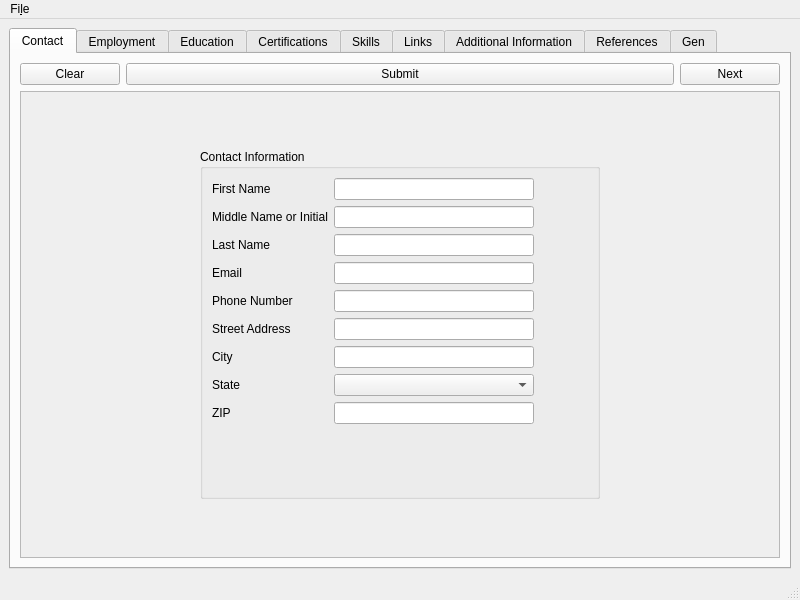
<?xml version="1.0" encoding="UTF-8"?>
<ui version="4.0">
 <class>MainWindow</class>
 <widget class="QMainWindow" name="MainWindow">
  <property name="geometry">
   <rect>
    <x>0</x>
    <y>0</y>
    <width>800</width>
    <height>600</height>
   </rect>
  </property>
  <property name="windowTitle">
   <string>ResumeBuilder</string>
  </property>
  <widget class="QWidget" name="centralwidget">
   <layout class="QGridLayout" name="gridLayout_3">
    <item row="0" column="0">
     <layout class="QGridLayout" name="gridLayout_5">
      <item row="0" column="0">
       <widget class="QTabWidget" name="tabWidget">
        <property name="currentIndex">
         <number>0</number>
        </property>
        <widget class="QWidget" name="contact_tab">
         <attribute name="title">
          <string>Contact</string>
         </attribute>
         <layout class="QGridLayout" name="gridLayout_6">
          <item row="1" column="0">
           <layout class="QGridLayout" name="gridLayout_4">
            <item row="0" column="0">
             <widget class="QScrollArea" name="scrollArea">
              <property name="widgetResizable">
               <bool>true</bool>
              </property>
              <widget class="QWidget" name="scrollAreaWidgetContents_2">
               <property name="geometry">
                <rect>
                 <x>0</x>
                 <y>0</y>
                 <width>752</width>
                 <height>441</height>
                </rect>
               </property>
               <layout class="QGridLayout" name="gridLayout_7">
                <item row="0" column="0">
                 <layout class="QGridLayout" name="gridLayout">
                  <item row="0" column="1">
                   <widget class="QGroupBox" name="groupBox">
                    <property name="enabled">
                     <bool>true</bool>
                    </property>
                    <property name="sizePolicy">
                     <sizepolicy hsizetype="Maximum" vsizetype="Maximum">
                      <horstretch>0</horstretch>
                      <verstretch>0</verstretch>
                     </sizepolicy>
                    </property>
                    <property name="maximumSize">
                     <size>
                      <width>400</width>
                      <height>350</height>
                     </size>
                    </property>
                    <property name="title">
                     <string>Contact Information</string>
                    </property>
                    <layout class="QFormLayout" name="formLayout">
                     <item row="0" column="0" colspan="2">
                      <layout class="QFormLayout" name="formLayout_2">
                       <item row="2" column="0">
                        <widget class="QLabel" name="label">
                         <property name="maximumSize">
                          <size>
                           <width>200</width>
                           <height>35</height>
                          </size>
                         </property>
                         <property name="text">
                          <string>First Name</string>
                         </property>
                        </widget>
                       </item>
                       <item row="2" column="1">
                        <widget class="QLineEdit" name="lineEdit">
                         <property name="maximumSize">
                          <size>
                           <width>200</width>
                           <height>35</height>
                          </size>
                         </property>
                        </widget>
                       </item>
                       <item row="3" column="0">
                        <widget class="QLabel" name="label_2">
                         <property name="maximumSize">
                          <size>
                           <width>200</width>
                           <height>35</height>
                          </size>
                         </property>
                         <property name="text">
                          <string>Middle Name or Initial</string>
                         </property>
                        </widget>
                       </item>
                       <item row="3" column="1">
                        <widget class="QLineEdit" name="lineEdit_4">
                         <property name="maximumSize">
                          <size>
                           <width>200</width>
                           <height>35</height>
                          </size>
                         </property>
                        </widget>
                       </item>
                       <item row="4" column="0">
                        <widget class="QLabel" name="label_3">
                         <property name="maximumSize">
                          <size>
                           <width>200</width>
                           <height>35</height>
                          </size>
                         </property>
                         <property name="text">
                          <string>Last Name</string>
                         </property>
                        </widget>
                       </item>
                       <item row="4" column="1">
                        <widget class="QLineEdit" name="lineEdit_2">
                         <property name="maximumSize">
                          <size>
                           <width>200</width>
                           <height>35</height>
                          </size>
                         </property>
                        </widget>
                       </item>
                       <item row="5" column="0">
                        <widget class="QLabel" name="label_4">
                         <property name="maximumSize">
                          <size>
                           <width>200</width>
                           <height>35</height>
                          </size>
                         </property>
                         <property name="text">
                          <string>Email</string>
                         </property>
                        </widget>
                       </item>
                       <item row="5" column="1">
                        <widget class="QLineEdit" name="lineEdit_5">
                         <property name="maximumSize">
                          <size>
                           <width>200</width>
                           <height>35</height>
                          </size>
                         </property>
                        </widget>
                       </item>
                       <item row="6" column="0">
                        <widget class="QLabel" name="label_5">
                         <property name="maximumSize">
                          <size>
                           <width>200</width>
                           <height>35</height>
                          </size>
                         </property>
                         <property name="text">
                          <string>Phone Number</string>
                         </property>
                        </widget>
                       </item>
                       <item row="6" column="1">
                        <widget class="QLineEdit" name="lineEdit_3">
                         <property name="maximumSize">
                          <size>
                           <width>200</width>
                           <height>35</height>
                          </size>
                         </property>
                        </widget>
                       </item>
                       <item row="7" column="0">
                        <widget class="QLabel" name="label_6">
                         <property name="maximumSize">
                          <size>
                           <width>200</width>
                           <height>35</height>
                          </size>
                         </property>
                         <property name="text">
                          <string>Street Address</string>
                         </property>
                        </widget>
                       </item>
                       <item row="7" column="1">
                        <widget class="QLineEdit" name="lineEdit_6">
                         <property name="maximumSize">
                          <size>
                           <width>200</width>
                           <height>35</height>
                          </size>
                         </property>
                        </widget>
                       </item>
                       <item row="8" column="0">
                        <widget class="QLabel" name="label_8">
                         <property name="text">
                          <string>City</string>
                         </property>
                        </widget>
                       </item>
                       <item row="8" column="1">
                        <widget class="QLineEdit" name="lineEdit_8">
                         <property name="maximumSize">
                          <size>
                           <width>200</width>
                           <height>35</height>
                          </size>
                         </property>
                        </widget>
                       </item>
                       <item row="9" column="0">
                        <widget class="QLabel" name="label_9">
                         <property name="text">
                          <string>State</string>
                         </property>
                        </widget>
                       </item>
                       <item row="9" column="1">
                        <widget class="QComboBox" name="comboBox">
                         <property name="maximumSize">
                          <size>
                           <width>200</width>
                           <height>35</height>
                          </size>
                         </property>
                        </widget>
                       </item>
                       <item row="10" column="0">
                        <widget class="QLabel" name="label_7">
                         <property name="maximumSize">
                          <size>
                           <width>200</width>
                           <height>35</height>
                          </size>
                         </property>
                         <property name="text">
                          <string>ZIP</string>
                         </property>
                        </widget>
                       </item>
                       <item row="10" column="1">
                        <widget class="QLineEdit" name="lineEdit_7">
                         <property name="maximumSize">
                          <size>
                           <width>200</width>
                           <height>35</height>
                          </size>
                         </property>
                        </widget>
                       </item>
                      </layout>
                     </item>
                    </layout>
                   </widget>
                  </item>
                 </layout>
                </item>
               </layout>
              </widget>
             </widget>
            </item>
           </layout>
          </item>
          <item row="0" column="0">
           <layout class="QGridLayout" name="gridLayout_40">
            <item row="0" column="0">
             <widget class="QPushButton" name="pushButton_2">
              <property name="sizePolicy">
               <sizepolicy hsizetype="Maximum" vsizetype="Fixed">
                <horstretch>0</horstretch>
                <verstretch>0</verstretch>
               </sizepolicy>
              </property>
              <property name="maximumSize">
               <size>
                <width>100</width>
                <height>16777215</height>
               </size>
              </property>
              <property name="text">
               <string>Clear</string>
              </property>
             </widget>
            </item>
            <item row="0" column="1">
             <widget class="QPushButton" name="pushButton_7">
              <property name="text">
               <string>Submit</string>
              </property>
             </widget>
            </item>
            <item row="0" column="2">
             <widget class="QPushButton" name="pushButton">
              <property name="sizePolicy">
               <sizepolicy hsizetype="Maximum" vsizetype="Fixed">
                <horstretch>0</horstretch>
                <verstretch>0</verstretch>
               </sizepolicy>
              </property>
              <property name="maximumSize">
               <size>
                <width>100</width>
                <height>16777215</height>
               </size>
              </property>
              <property name="text">
               <string>Next</string>
              </property>
             </widget>
            </item>
           </layout>
          </item>
         </layout>
        </widget>
        <widget class="QWidget" name="employment_tab">
         <property name="minimumSize">
          <size>
           <width>0</width>
           <height>0</height>
          </size>
         </property>
         <attribute name="title">
          <string>Employment</string>
         </attribute>
         <layout class="QGridLayout" name="gridLayout_8">
          <item row="1" column="0">
           <layout class="QGridLayout" name="gridLayout_2">
            <item row="0" column="0">
             <widget class="QScrollArea" name="scrollArea_2">
              <property name="minimumSize">
               <size>
                <width>0</width>
                <height>0</height>
               </size>
              </property>
              <property name="widgetResizable">
               <bool>true</bool>
              </property>
              <widget class="QWidget" name="scrollAreaWidgetContents">
               <property name="geometry">
                <rect>
                 <x>0</x>
                 <y>0</y>
                 <width>752</width>
                 <height>441</height>
                </rect>
               </property>
               <property name="minimumSize">
                <size>
                 <width>0</width>
                 <height>0</height>
                </size>
               </property>
               <layout class="QGridLayout" name="gridLayout_10">
                <item row="0" column="0">
                 <layout class="QGridLayout" name="gridLayout_9"/>
                </item>
               </layout>
              </widget>
             </widget>
            </item>
           </layout>
          </item>
          <item row="0" column="0">
           <layout class="QGridLayout" name="gridLayout_36">
            <item row="0" column="1">
             <widget class="QPushButton" name="pushButton_3">
              <property name="text">
               <string>New</string>
              </property>
             </widget>
            </item>
            <item row="0" column="0">
             <widget class="QPushButton" name="pushButton_5">
              <property name="text">
               <string>Previous</string>
              </property>
             </widget>
            </item>
            <item row="0" column="2">
             <widget class="QPushButton" name="pushButton_6">
              <property name="text">
               <string>Submit</string>
              </property>
             </widget>
            </item>
            <item row="0" column="3">
             <widget class="QPushButton" name="pushButton_4">
              <property name="text">
               <string>Next</string>
              </property>
             </widget>
            </item>
           </layout>
          </item>
         </layout>
        </widget>
        <widget class="QWidget" name="education_tab">
         <attribute name="title">
          <string>Education</string>
         </attribute>
         <layout class="QGridLayout" name="gridLayout_12">
          <item row="1" column="0">
           <layout class="QGridLayout" name="gridLayout_11">
            <item row="0" column="0">
             <widget class="QScrollArea" name="scrollArea_3">
              <property name="widgetResizable">
               <bool>true</bool>
              </property>
              <widget class="QWidget" name="scrollAreaWidgetContents_3">
               <property name="geometry">
                <rect>
                 <x>0</x>
                 <y>0</y>
                 <width>752</width>
                 <height>441</height>
                </rect>
               </property>
               <layout class="QGridLayout" name="gridLayout_14">
                <item row="0" column="0">
                 <layout class="QGridLayout" name="gridLayout_13"/>
                </item>
               </layout>
              </widget>
             </widget>
            </item>
           </layout>
          </item>
          <item row="0" column="0">
           <layout class="QGridLayout" name="gridLayout_35">
            <item row="0" column="0">
             <widget class="QPushButton" name="pushButton_8">
              <property name="text">
               <string>Previous</string>
              </property>
             </widget>
            </item>
            <item row="0" column="2">
             <widget class="QPushButton" name="pushButton_10">
              <property name="text">
               <string>Submit</string>
              </property>
             </widget>
            </item>
            <item row="0" column="1">
             <widget class="QPushButton" name="pushButton_9">
              <property name="text">
               <string>New</string>
              </property>
             </widget>
            </item>
            <item row="0" column="3">
             <widget class="QPushButton" name="pushButton_11">
              <property name="text">
               <string>Next</string>
              </property>
             </widget>
            </item>
           </layout>
          </item>
         </layout>
        </widget>
        <widget class="QWidget" name="cert_tab">
         <attribute name="title">
          <string>Certifications</string>
         </attribute>
         <layout class="QGridLayout" name="gridLayout_16">
          <item row="1" column="0">
           <layout class="QGridLayout" name="gridLayout_15">
            <item row="0" column="0">
             <widget class="QScrollArea" name="scrollArea_4">
              <property name="widgetResizable">
               <bool>true</bool>
              </property>
              <widget class="QWidget" name="scrollAreaWidgetContents_4">
               <property name="geometry">
                <rect>
                 <x>0</x>
                 <y>0</y>
                 <width>752</width>
                 <height>441</height>
                </rect>
               </property>
               <layout class="QGridLayout" name="gridLayout_18">
                <item row="0" column="0">
                 <layout class="QGridLayout" name="gridLayout_17"/>
                </item>
               </layout>
              </widget>
             </widget>
            </item>
           </layout>
          </item>
          <item row="0" column="0">
           <layout class="QGridLayout" name="gridLayout_34">
            <item row="0" column="0">
             <widget class="QPushButton" name="pushButton_12">
              <property name="text">
               <string>Previous</string>
              </property>
             </widget>
            </item>
            <item row="0" column="1">
             <widget class="QPushButton" name="pushButton_13">
              <property name="text">
               <string>New</string>
              </property>
             </widget>
            </item>
            <item row="0" column="2">
             <widget class="QPushButton" name="pushButton_14">
              <property name="text">
               <string>Submit</string>
              </property>
             </widget>
            </item>
            <item row="0" column="3">
             <widget class="QPushButton" name="pushButton_15">
              <property name="text">
               <string>Next</string>
              </property>
             </widget>
            </item>
           </layout>
          </item>
         </layout>
        </widget>
        <widget class="QWidget" name="skills_tab">
         <attribute name="title">
          <string>Skills</string>
         </attribute>
         <layout class="QGridLayout" name="gridLayout_20">
          <item row="1" column="0">
           <layout class="QGridLayout" name="gridLayout_19">
            <item row="0" column="0">
             <widget class="QScrollArea" name="scrollArea_5">
              <property name="widgetResizable">
               <bool>true</bool>
              </property>
              <widget class="QWidget" name="scrollAreaWidgetContents_5">
               <property name="geometry">
                <rect>
                 <x>0</x>
                 <y>0</y>
                 <width>752</width>
                 <height>441</height>
                </rect>
               </property>
               <layout class="QGridLayout" name="gridLayout_22">
                <item row="0" column="0">
                 <layout class="QGridLayout" name="gridLayout_21"/>
                </item>
               </layout>
              </widget>
             </widget>
            </item>
           </layout>
          </item>
          <item row="0" column="0">
           <layout class="QGridLayout" name="gridLayout_37">
            <item row="0" column="1">
             <widget class="QPushButton" name="pushButton_17">
              <property name="text">
               <string>New</string>
              </property>
             </widget>
            </item>
            <item row="0" column="0">
             <widget class="QPushButton" name="pushButton_16">
              <property name="text">
               <string>Previous</string>
              </property>
             </widget>
            </item>
            <item row="0" column="2">
             <widget class="QPushButton" name="pushButton_18">
              <property name="text">
               <string>Submit</string>
              </property>
             </widget>
            </item>
            <item row="0" column="3">
             <widget class="QPushButton" name="pushButton_19">
              <property name="text">
               <string>Next</string>
              </property>
             </widget>
            </item>
           </layout>
          </item>
         </layout>
        </widget>
        <widget class="QWidget" name="links_tab">
         <attribute name="title">
          <string>Links</string>
         </attribute>
         <layout class="QGridLayout" name="gridLayout_32">
          <item row="1" column="0">
           <layout class="QGridLayout" name="gridLayout_31">
            <item row="0" column="0">
             <widget class="QScrollArea" name="scrollArea_8">
              <property name="widgetResizable">
               <bool>true</bool>
              </property>
              <widget class="QWidget" name="scrollAreaWidgetContents_8">
               <property name="geometry">
                <rect>
                 <x>0</x>
                 <y>0</y>
                 <width>752</width>
                 <height>441</height>
                </rect>
               </property>
               <layout class="QGridLayout" name="gridLayout_41">
                <item row="0" column="0">
                 <layout class="QGridLayout" name="gridLayout_33"/>
                </item>
               </layout>
              </widget>
             </widget>
            </item>
           </layout>
          </item>
          <item row="0" column="0">
           <layout class="QGridLayout" name="gridLayout_42">
            <item row="0" column="0">
             <widget class="QPushButton" name="pushButton_29">
              <property name="text">
               <string>Previous</string>
              </property>
             </widget>
            </item>
            <item row="0" column="1">
             <widget class="QPushButton" name="pushButton_30">
              <property name="text">
               <string>New</string>
              </property>
             </widget>
            </item>
            <item row="0" column="2">
             <widget class="QPushButton" name="pushButton_31">
              <property name="text">
               <string>Submit</string>
              </property>
             </widget>
            </item>
            <item row="0" column="3">
             <widget class="QPushButton" name="pushButton_32">
              <property name="text">
               <string>Next</string>
              </property>
             </widget>
            </item>
           </layout>
          </item>
         </layout>
        </widget>
        <widget class="QWidget" name="additional_info_tab">
         <attribute name="title">
          <string>Additional Information</string>
         </attribute>
         <layout class="QGridLayout" name="gridLayout_24">
          <item row="1" column="0">
           <layout class="QGridLayout" name="gridLayout_23">
            <item row="0" column="0">
             <widget class="QScrollArea" name="scrollArea_6">
              <property name="widgetResizable">
               <bool>true</bool>
              </property>
              <widget class="QWidget" name="scrollAreaWidgetContents_6">
               <property name="geometry">
                <rect>
                 <x>0</x>
                 <y>0</y>
                 <width>752</width>
                 <height>441</height>
                </rect>
               </property>
               <layout class="QGridLayout" name="gridLayout_26">
                <item row="0" column="0">
                 <layout class="QGridLayout" name="gridLayout_25"/>
                </item>
               </layout>
              </widget>
             </widget>
            </item>
           </layout>
          </item>
          <item row="0" column="0">
           <layout class="QGridLayout" name="gridLayout_38">
            <item row="0" column="2">
             <widget class="QPushButton" name="pushButton_22">
              <property name="text">
               <string>Submit</string>
              </property>
             </widget>
            </item>
            <item row="0" column="1">
             <widget class="QPushButton" name="pushButton_21">
              <property name="text">
               <string>New</string>
              </property>
             </widget>
            </item>
            <item row="0" column="0">
             <widget class="QPushButton" name="pushButton_20">
              <property name="text">
               <string>Previous</string>
              </property>
             </widget>
            </item>
            <item row="0" column="3">
             <widget class="QPushButton" name="pushButton_23">
              <property name="text">
               <string>Next</string>
              </property>
             </widget>
            </item>
           </layout>
          </item>
         </layout>
        </widget>
        <widget class="QWidget" name="references_tab">
         <attribute name="title">
          <string>References</string>
         </attribute>
         <layout class="QGridLayout" name="gridLayout_28">
          <item row="1" column="0">
           <layout class="QGridLayout" name="gridLayout_27">
            <item row="0" column="0">
             <widget class="QScrollArea" name="scrollArea_7">
              <property name="widgetResizable">
               <bool>true</bool>
              </property>
              <widget class="QWidget" name="scrollAreaWidgetContents_7">
               <property name="geometry">
                <rect>
                 <x>0</x>
                 <y>0</y>
                 <width>752</width>
                 <height>441</height>
                </rect>
               </property>
               <layout class="QGridLayout" name="gridLayout_30">
                <item row="0" column="0">
                 <layout class="QGridLayout" name="gridLayout_29"/>
                </item>
               </layout>
              </widget>
             </widget>
            </item>
           </layout>
          </item>
          <item row="0" column="0">
           <layout class="QGridLayout" name="gridLayout_39">
            <item row="0" column="2">
             <widget class="QPushButton" name="pushButton_26">
              <property name="text">
               <string>Submit</string>
              </property>
             </widget>
            </item>
            <item row="0" column="1">
             <widget class="QPushButton" name="pushButton_25">
              <property name="text">
               <string>New</string>
              </property>
             </widget>
            </item>
            <item row="0" column="0">
             <widget class="QPushButton" name="pushButton_24">
              <property name="text">
               <string>Previous</string>
              </property>
             </widget>
            </item>
            <item row="0" column="3">
             <widget class="QPushButton" name="pushButton_27">
              <property name="text">
               <string>Next</string>
              </property>
             </widget>
            </item>
           </layout>
          </item>
         </layout>
        </widget>
        <widget class="QWidget" name="gen_tab">
         <attribute name="title">
          <string>Gen</string>
         </attribute>
         <layout class="QGridLayout" name="gridLayout_44">
          <item row="1" column="1">
           <layout class="QGridLayout" name="gridLayout_43">
            <item row="0" column="1">
             <spacer name="verticalSpacer">
              <property name="orientation">
               <enum>Qt::Vertical</enum>
              </property>
              <property name="sizeHint" stdset="0">
               <size>
                <width>20</width>
                <height>40</height>
               </size>
              </property>
             </spacer>
            </item>
            <item row="1" column="2">
             <widget class="QPushButton" name="pushButton_28">
              <property name="maximumSize">
               <size>
                <width>200</width>
                <height>16777215</height>
               </size>
              </property>
              <property name="text">
               <string>Generate XML - References</string>
              </property>
             </widget>
            </item>
            <item row="1" column="3">
             <widget class="QPushButton" name="pushButton_37">
              <property name="maximumSize">
               <size>
                <width>200</width>
                <height>16777215</height>
               </size>
              </property>
              <property name="text">
               <string>Generate XML - Resume</string>
              </property>
             </widget>
            </item>
            <item row="1" column="1">
             <widget class="QPushButton" name="pushButton_33">
              <property name="sizePolicy">
               <sizepolicy hsizetype="Minimum" vsizetype="Fixed">
                <horstretch>0</horstretch>
                <verstretch>0</verstretch>
               </sizepolicy>
              </property>
              <property name="maximumSize">
               <size>
                <width>150</width>
                <height>16777215</height>
               </size>
              </property>
              <property name="text">
               <string>Generate JSON</string>
              </property>
             </widget>
            </item>
            <item row="2" column="2">
             <widget class="QPushButton" name="pushButton_35">
              <property name="text">
               <string>Generate PDF - References</string>
              </property>
             </widget>
            </item>
            <item row="2" column="3">
             <widget class="QPushButton" name="pushButton_34">
              <property name="maximumSize">
               <size>
                <width>200</width>
                <height>16777215</height>
               </size>
              </property>
              <property name="text">
               <string>Generate PDF - Resume</string>
              </property>
             </widget>
            </item>
            <item row="2" column="1">
             <widget class="QPushButton" name="pushButton_38">
              <property name="text">
               <string>Exit</string>
              </property>
             </widget>
            </item>
           </layout>
          </item>
          <item row="0" column="1">
           <layout class="QGridLayout" name="gridLayout_45">
            <item row="0" column="0">
             <widget class="QPushButton" name="pushButton_36">
              <property name="maximumSize">
               <size>
                <width>150</width>
                <height>16777215</height>
               </size>
              </property>
              <property name="text">
               <string>Previous</string>
              </property>
             </widget>
            </item>
            <item row="0" column="1">
             <widget class="QLineEdit" name="save"/>
            </item>
           </layout>
          </item>
         </layout>
        </widget>
       </widget>
      </item>
     </layout>
    </item>
   </layout>
  </widget>
  <widget class="QMenuBar" name="menubar">
   <property name="geometry">
    <rect>
     <x>0</x>
     <y>0</y>
     <width>800</width>
     <height>26</height>
    </rect>
   </property>
   <widget class="QMenu" name="menuFile">
    <property name="title">
     <string>Fi&amp;le</string>
    </property>
    <addaction name="actionExit"/>
   </widget>
   <addaction name="menuFile"/>
  </widget>
  <widget class="QStatusBar" name="statusbar"/>
  <action name="actionExit">
   <property name="text">
    <string>&amp;Exit</string>
   </property>
   <property name="shortcut">
    <string>Ctrl+Q</string>
   </property>
  </action>
 </widget>
 <resources/>
 <connections/>
</ui>
